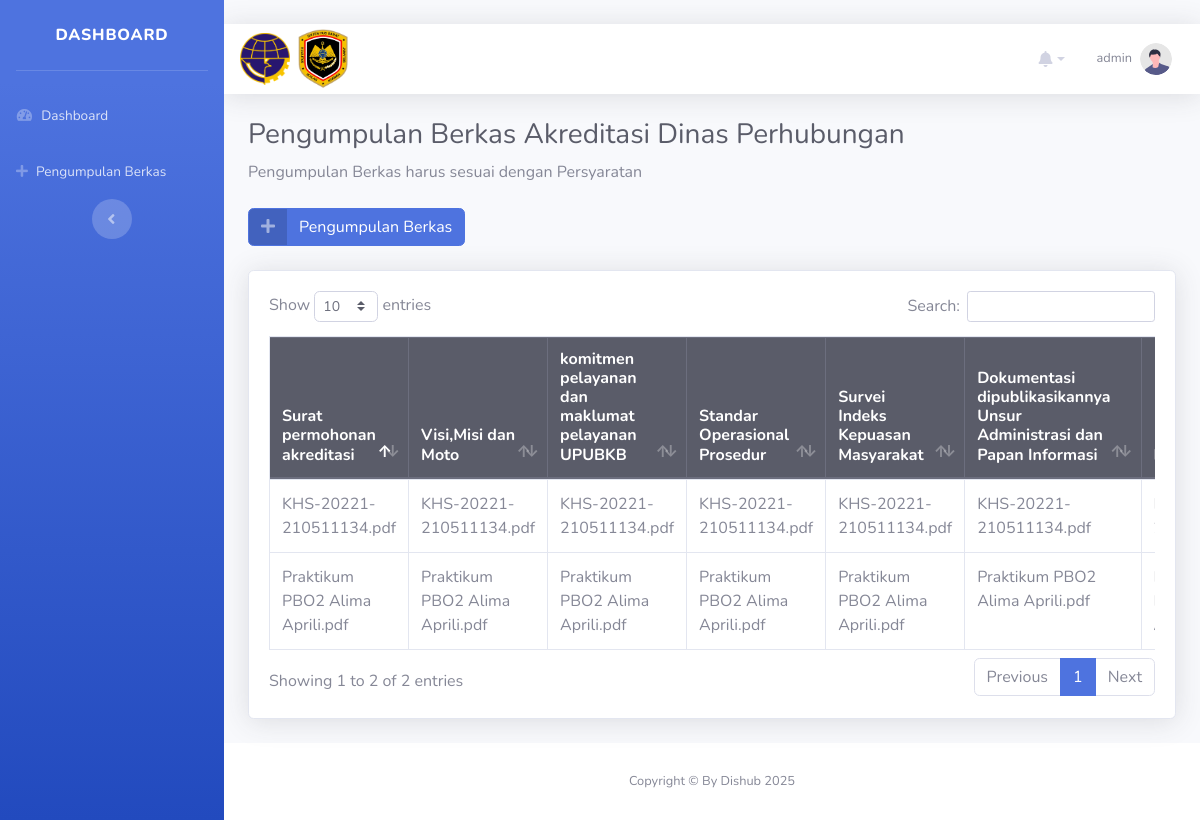
The app's page /website/index.php (signed in) with its own data.
### tables this page shows
CREATE TABLE `pengumpulan` (
  `id` int NOT NULL,
  `nama_pic` varchar(255) NOT NULL,
  `akreditasi` varchar(255) NOT NULL,
  `visi_misi` varchar(255) NOT NULL,
  `maklumat` varchar(255) NOT NULL,
  `sop` varchar(255) NOT NULL,
  `indeks_kepuasan` varchar(255) NOT NULL,
  `dokumentasi` varchar(255) NOT NULL,
  `lokasi` varchar(255) NOT NULL,
  `tenaga_penguji` varchar(255) NOT NULL,
  `fasilitas_pengujian` varchar(255) NOT NULL,
  `akurasi_alat` varchar(255) NOT NULL,
  `bukti_lulus` varchar(255) NOT NULL,
  `kapasitas_uji` varchar(255) NOT NULL,
  `pemeliharaan_fasilitas` varchar(255) NOT NULL,
  `akreditasi_lama` varchar(255) NOT NULL,
  `date` date NOT NULL,
  `nilai` varchar(50) DEFAULT NULL
);

### website/index.php (the view, shortened to what this page needs)
<?php
if (!isset($_SESSION['username'])) {
    header('location:login_user.php');
} else {
    $username = $_SESSION['username'];
}
?>
<?php
include_once("config.php");
$result = mysqli_query($mysqli, "SELECT * FROM pengumpulan ORDER BY id DESC");
?>
<!DOCTYPE html>
<html lang="en">
<head>
    <link href="vendor/fontawesome-free/css/all.min.css" rel="stylesheet" type="text/css">
    <link href="css/sb-admin-2.css" rel="stylesheet">
    <link href="vendor/datatables/dataTables.bootstrap4.min.css" rel="stylesheet">
</head>
<body id="page-top">
    <div id="wrapper">
        <ul class="navbar-nav bg-gradient-primary sidebar sidebar-dark accordion" id="accordionSidebar">
            <a class="sidebar-brand d-flex align-items-center justify-content-center" href="#">
                <div class="sidebar-brand-text mx-2">Dashboard</div>
            </a>
            <hr class="sidebar-divider my-10">
            <li class="nav-item">
                <a class="nav-link" href="index.php">
                    <i class="fas fa-fw fa-tachometer-alt"></i>
                    <span>Dashboard</span></a>
            </li>
            <li class="nav-item">
                <a class="nav-link" href="add.php">
                    <i class="fas fa-plus"></i>
                    <span>Pengumpulan Berkas</span></a>
            </li>
            <div class="text-center d-none d-md-inline">
                <button class="rounded-circle border-0" id="sidebarToggle"></button>
            </div>
        </ul>
        <div id="content-wrapper" class="d-flex flex-column">
            <div id="content">
                <br />
                <nav
                    class="navbar navbar-expand navbar-light bg-white topbar mb-4 static-top shadow justify-content-between">
                    <div class="d-flex align-items-center">
                        <img src="img/dephub.png" width="50px" class="mr-2">
                        <img src="img/djpd.png" width="50px">
                    </div>
                    <ul class="navbar-nav d-flex align-items-center">
                        <li class="nav-item mr-2 ">
                            <a class="nav-link dropdown-toggle" href="#" id="userDropdown" role="button"
                                data-toggle="dropdown" aria-haspopup="true" aria-expanded="false">
                                <i class="fas fa-bell"></i>
                            </a>
                        </li>
                        <li class="nav-item dropdown no-arrow">
                            <a class="nav-link dropdown-toggle" href="#" id="userDropdown" role="button"
                                data-toggle="dropdown" aria-haspopup="true" aria-expanded="false">
                                <span
                                    class="mr-2 d-none d-lg-inline text-gray-600 small"><?php echo $username; ?></span>
                                <img class="img-profile rounded-circle" src="img/undraw_profile.svg">
                            </a>
                        </li>
                    </ul>
                </nav>
                <div class="container-fluid">
                    <h1 class="h3 mb-2 text-gray-800">Pengumpulan Berkas Akreditasi Dinas Perhubungan</h1>
                    <p class="mb-4">Pengumpulan Berkas harus sesuai dengan Persyaratan</p>
                    <a href="add.php" class="btn btn-primary btn-icon-split">
                        <span class="icon text-white-50">
                            <i class="fas fa-plus"></i>
                        </span>
                        <span class="text">Pengumpulan Berkas</span>
                    </a>
                    <br />
                    <br />
                    <div class="card shadow mb-4">
                        <div class="card-body">
                            <div class="table-responsive">
                                <table class="table table-bordered" id="dataTable" width="100%" cellspacing="0">
                                    <thead class="thead-dark">
                                        <tr class="h6">
                                            <th>Surat permohonan akreditasi</th>
                                            <th>Visi,Misi dan Moto</th>
                                            <th>komitmen pelayanan dan maklumat pelayanan UPUBKB</th>
                                            <th>Standar Operasional Prosedur</th>
                                            <th>Survei Indeks Kepuasan Masyarakat</th>
                                            <th>Dokumentasi dipublikasikannya Unsur Administrasi dan Papan Informasi
                                            </th>
                                            <th>Lokasi</th>
                                        </tr>
                                    </thead>
                                    <tbody>
                                        <?php
                                        while ($user_data = mysqli_fetch_array($result)) {
                                            echo "<tr>";
                                            echo "<td>" . $user_data['akreditasi'] . "</td>";
                                            echo "<td>" . $user_data['visi_misi'] . "</td>";
                                            echo "<td>" . $user_data['maklumat'] . "</td>";
                                            echo "<td>" . $user_data['sop'] . "</td>";
                                            echo "<td>" . $user_data['indeks_kepuasan'] . "</td>";
                                            echo "<td>" . $user_data['dokumentasi'] . "</td>";
                                            echo "<td>" . $user_data['lokasi'] . "</td>";
                                            echo "<td><a href='edit.php?id=$user_data[id]'>Edit</a> | <a href='delete.php?id=$user_data[id]' onclick='return confirm(\"Apakah anda yakin untuk menghapus data ini?\")'>Delete</a></td></tr>";
                                        }
                                        ?>
                                    </tbody>
                                </table>
                            </div>
                        </div>
                    </div>
                </div>
            </div>
            <footer class="sticky-footer bg-white">
                <div class="container my-auto">
                    <div class="copyright text-center my-auto">
                        <span>Copyright &copy; By Dishub 2025 </span>
                    </div>
                </div>
            </footer>
        </div>
    </div>
</body>
</html>

### records on screen
pengumpulan: akreditasi "Praktikum PBO2 Alima Aprili.pdf", visi_misi "Praktikum PBO2 Alima Aprili.pdf", maklumat "Praktikum PBO2 Alima Aprili.pdf", sop "Praktikum PBO2 Alima Aprili.pdf", indeks_kepuasan "Praktikum PBO2 Alima Aprili.pdf", dokumentasi "Praktikum PBO2 Alima Aprili.pdf"
pengumpulan: akreditasi "KHS-20221-210511134.pdf", visi_misi "KHS-20221-210511134.pdf", maklumat "KHS-20221-210511134.pdf", sop "KHS-20221-210511134.pdf", indeks_kepuasan "KHS-20221-210511134.pdf", dokumentasi "KHS-20221-210511134.pdf"

### other values on screen
$username "admin"
